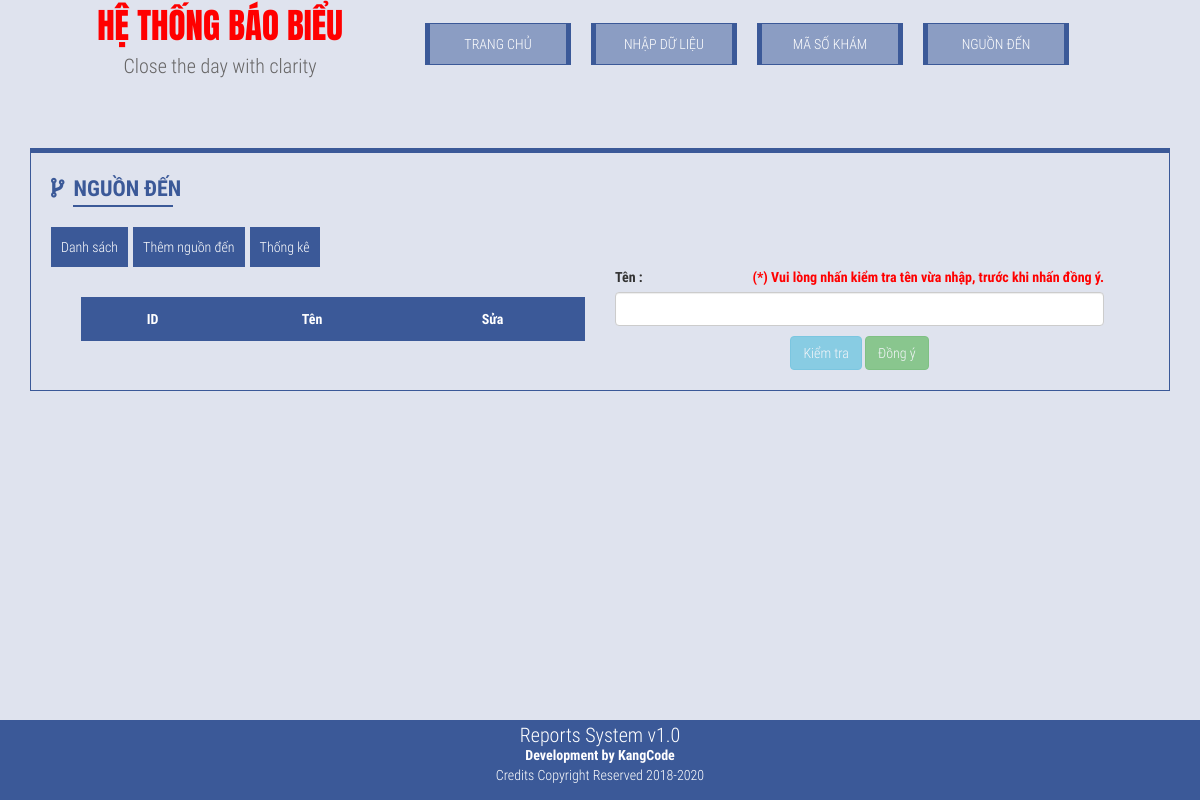
Before: /index.php?page=ndlist with the older database file.
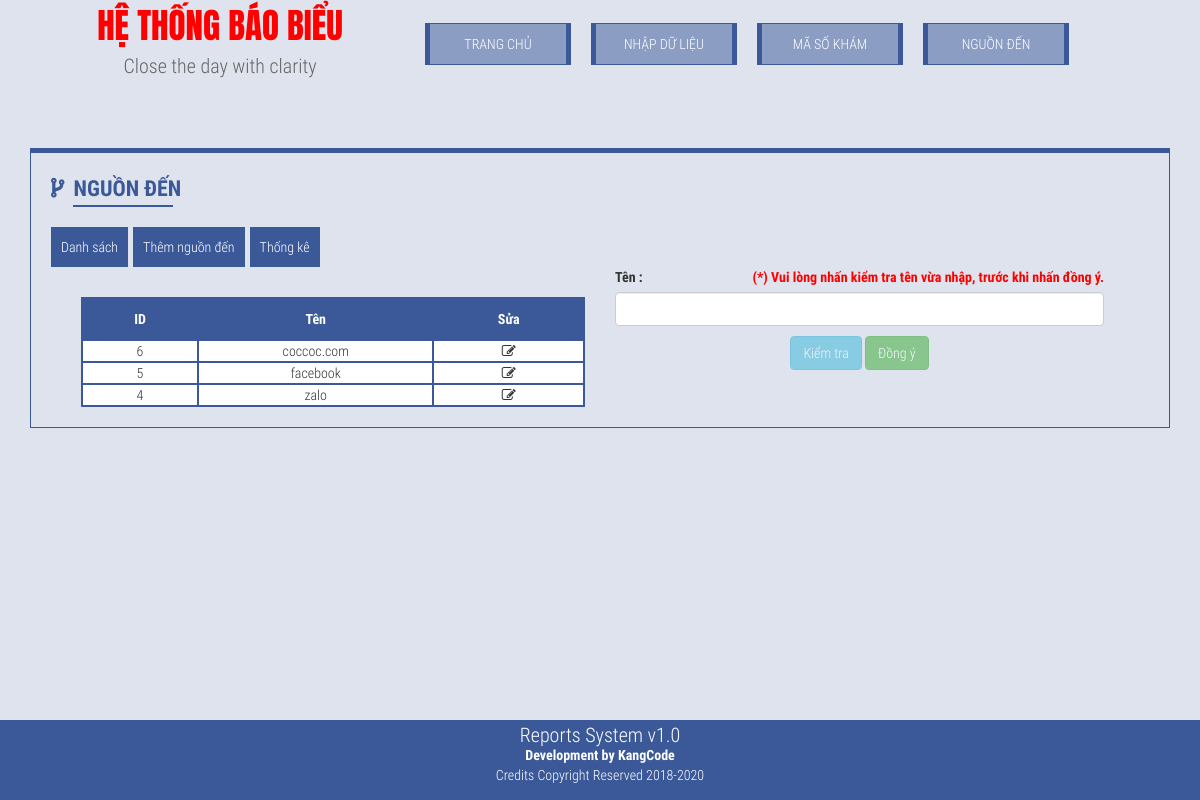
After: the same page with the newer database file.
### tables this page shows
CREATE TABLE `nguonden` (
  `id` int(10) NOT NULL,
  `nguonden` varchar(100) NOT NULL
);

### templates/dsnd.php (the view, shortened to what this page needs)
<div class="container-fluid">
    <div class="col-sm-6">
        <br>
        <div class="row">
           <table class="bangdulieu">
              <tr>
                  <td>ID</td>
                  <td>Tên</td>
                  <td>Sửa</td>
              </tr>
            <?php
            $sql = "SELECT * FROM nguonden ORDER BY id DESC";
            if ($result = $conn->query($sql)) {
                while ($row = $result->fetch_assoc()) {
                    ?>
                    <tr>
                  <td><?php echo $row['id']; ?></td>
                  <td><?php echo $row['nguonden']; ?></td>
                  <td class="suanguonden" data-id="<?php echo $row['id']; ?>"><i class="fa fa-pencil-square-o"></i></td>
                    </tr>
                    <?php
                }
            }
            ?>
            </table>
        </div>
    </div>
    <div class="col-sm-6">
        <label>Tên :</label><span style="color:red;font-weight:bolder;float:right;">(*) Vui lòng nhấn kiểm tra tên vừa nhập, trước khi nhấn đồng ý.</span>
        <input type="text" class="form-control osuaten" /><br>
        <input type="hidden" class="form-control oid" /><br>
        <br>
        <div style="text-align:center">
        <button type="button" class="btn btn-info ktbut" disabled="disabled">Kiểm tra</button>
        <button type="button" class="btn btn-success dybut" disabled="disabled">Đồng ý</button>
        </div>
    </div>
</div>

Changed rows visible on the page:
added nguonden: id "6", nguonden "coccoc.com"
added nguonden: id "5", nguonden "facebook"
added nguonden: id "4", nguonden "zalo"
